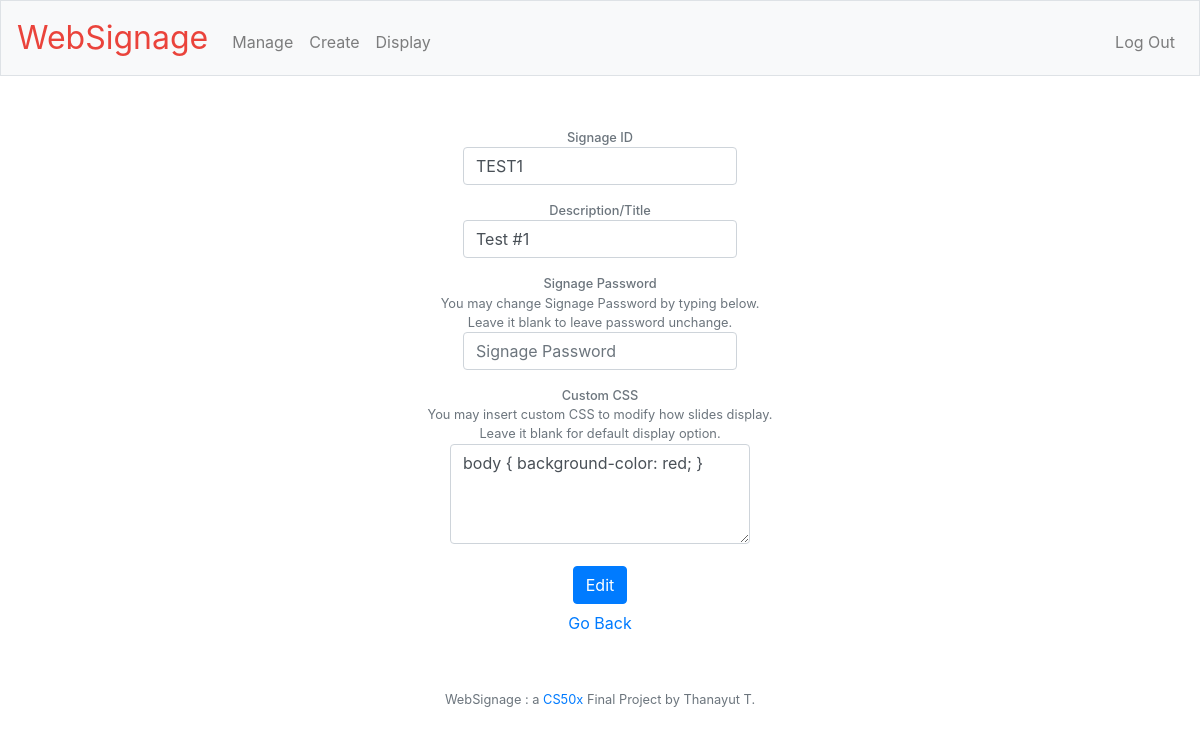
/manage/edit?id=TEST1 (signed in), run on an earlier commit of the app's database.
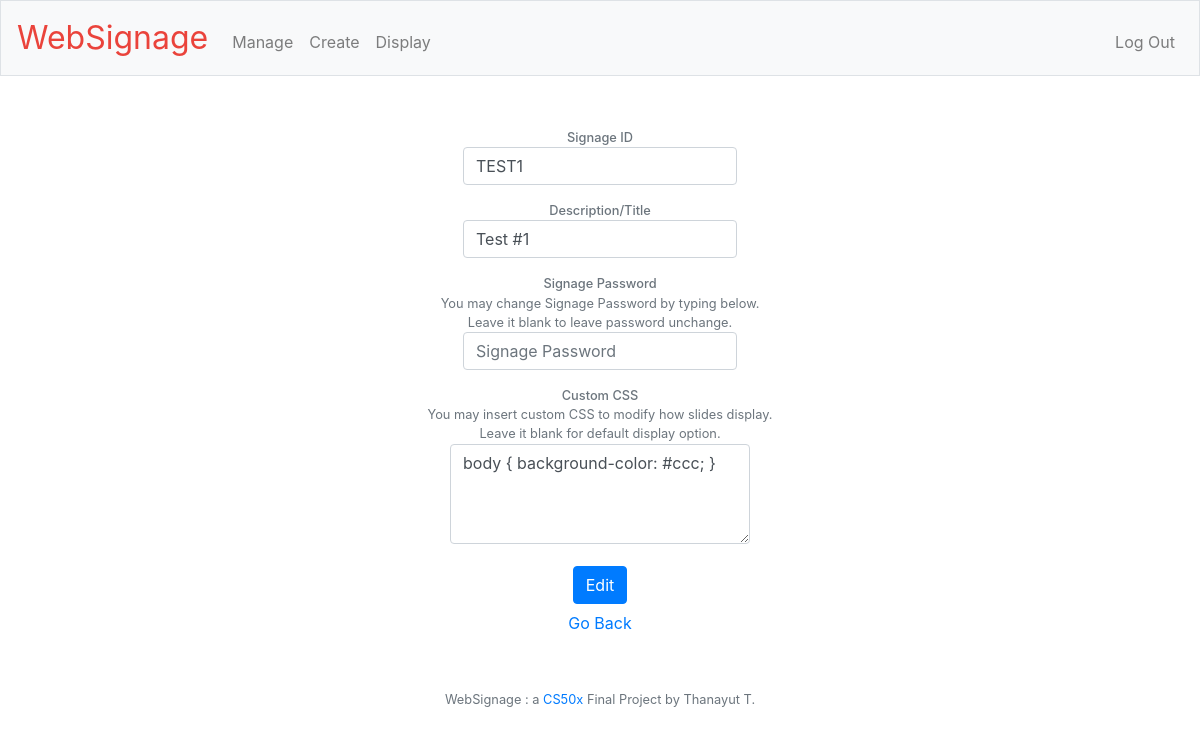
And on a later commit of the database.
### tables this page shows
CREATE TABLE signages (id INTEGER, signageid TEXT NOT NULL, username TEXT NOT NULL, description TEXT, specialcss TEXT, 'password' text, PRIMARY KEY(id));

### manage.py (the view)
@manage.route("edit", methods=["GET", "POST"])
@login_required
def edit():
    if request.method == "POST":
        if not request.form.get("signageid") or not request.form.get("description"):
            return render_template("manage/error.html", msg="Please complete the form.")
        sid_old = request.form.get("signageid_old").upper()
        sid_new = request.form.get("signageid").upper()
        spw = request.form.get("signagepw")
        scss = request.form.get("specialcss")
        description = request.form.get("description")
        if not validate_signage_owner(sid_old, session["user_id"]):
            return render_template("manage/error.html", msg="This signage cannot be edited.")
        conn = sqlite3.connect(dbpath)
        c = conn.cursor()
        c.execute("SELECT COUNT(id) AS \"COUNT(id)\" FROM signages WHERE signageid=?", (sid_new,))
        q = c.fetchone()
        if q[0] != 0 and sid_old != sid_new:
            conn.close()
            return render_template("manage/error.html", msg="This Signage ID already exists")
        if spw != "":
            spw_hashed = generate_password_hash(spw)
            c.execute("UPDATE signages SET signageid=?, description=?, password=?, specialcss=? WHERE signageid=?", (sid_new, description, spw_hashed, scss, sid_old))
        else:
            c.execute("UPDATE signages SET signageid=?, description=?, specialcss=? WHERE signageid=?", (sid_new, description, scss, sid_old))
        conn.commit()
        conn.close()
        return redirect("/manage/view")
    else:
        if not request.args.get("id"):
            return redirect("/manage/view")
        sid = request.args.get("id").upper()
        conn = sqlite3.connect(dbpath)
        c = conn.cursor()
        c.execute("SELECT signageid, description, specialcss FROM signages WHERE signageid=? AND username=?", (sid, session["user_id"]))
        signage = c.fetchone()
        conn.close()
        if signage is None:
            return render_template("manage/error.html", msg="This signage cannot be edited.")
        signageid = signage[0]
        description = signage[1]
        if signage[2] is not None:
            scss = signage[2]
        else:
            scss = ""
        return render_template("manage/edit.html", signageid=signageid, description=description, scss=scss)

### auth.py (called while the page is built)
def login_required(f):
    @wraps(f)
    def decorated_function(*args, **kwargs):
        if session.get("user_id") is None:
            return redirect("/manage/login")
        return f(*args, **kwargs)
    return decorated_function

### templates/manage/edit.html (shortened to what this page needs)
{% extends "manage/layout.html" %}
{% block main %}
    <form action="" method="post">
        <div class="form-group">
            <small class="form-text text-muted"><span class="bold">Signage ID</span></small>
            <input type="text" class="form-control" name="signageid" placeholder="Signage ID" value="{{ signageid }}" autocomplete="off" >
        </div>
        <div class="form-group">
            <small class="form-text text-muted"><span class="bold">Description/Title</span></small>
            <input type="text" class="form-control" name="description" placeholder="Description/Title" value="{{ description }}" autocomplete="off" >
        </div>
        <div class="form-group">
            <small class="form-text text-muted"><span class="bold">Signage Password</span><br>You may change Signage Password by typing below.<br>Leave it blank to leave password unchange.</small>
            <input type="password" class="form-control" name="signagepw" placeholder="Signage Password">
        </div>
        <div class="form-group">
            <small class="form-text text-muted"><span class="bold">Custom CSS</span><br>You may insert custom CSS to modify how slides display.<br>Leave it blank for default display option.</small>
            <textarea class="form-control" style="min-width: 300px;height:100px" name="specialcss" row="5" placeholder="Custom CSS">{{ scss }}</textarea>
        </div>
        <button class="btn btn-primary" type="submit">Edit</button>
    </form>
    <button type="button" class="btn btn-link" onclick="goBack()">Go Back</button>
{% endblock %}

What changed in the data, as far as the page shows it:
changed signages "TEST1": specialcss "body { background-color: red; }" → "body { background-color: #ccc; }"
